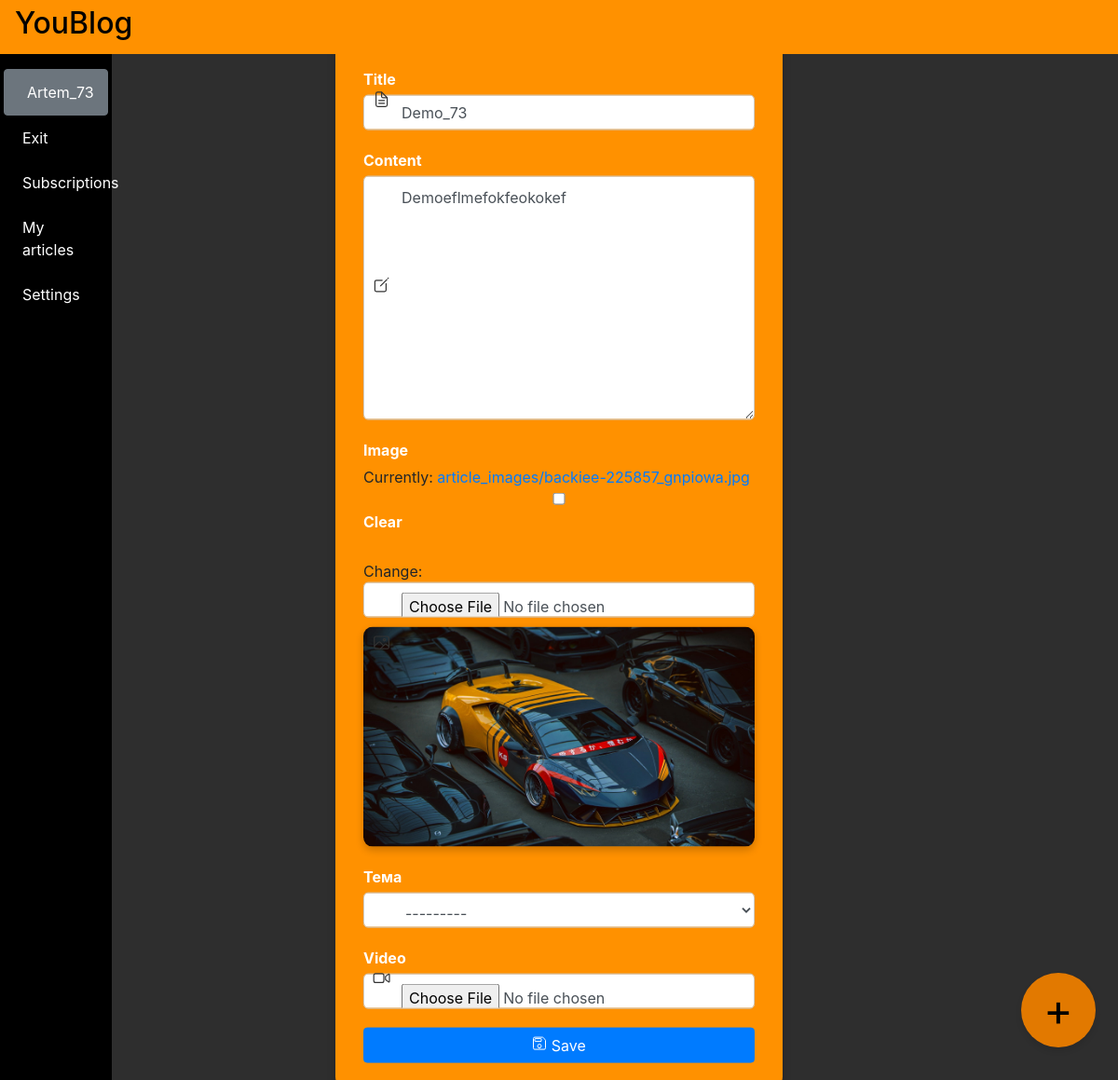
Screenshot of /edit/24/ (signed in) with the database file from the repository.
### articles/models.py (models this page shows, shortened)
class Article(models.Model):
    topic = models.ForeignKey(Topic, on_delete=models.SET_NULL, null=True, blank=True, related_name='articles')
    title = models.CharField(max_length=200)
    content = models.TextField()
    published_date = models.DateTimeField(auto_now_add=True)
    author = models.ForeignKey(User, on_delete=models.CASCADE, related_name='articles')
    image = models.ImageField(upload_to='article_images/', blank=True, null=True)
    media = models.FileField(upload_to='media/', blank=True, null=True)

### articles/views.py (the view)
# urls.py: path('edit/<int:pk>/', views.edit_article, name='edit_article'),  # Редагування статті
def edit_article(request, pk):
    article = get_object_or_404(Article, pk=pk)
    if request.user != article.author:
        return HttpResponseForbidden("You are not allowed to edit this article.")
    if request.method == "POST":
        form = ArticleForm(request.POST, request.FILES, instance=article)
        if form.is_valid():
            form.save()
            return redirect('articles:article_list')
    else:
        form = ArticleForm(instance=article)
    return render(request, 'articles/edit_article.html', {'form': form, 'article': article})

### articles/forms.py
class ArticleForm(forms.ModelForm):
    class Meta:
        model = Article
        fields = ['title', 'content', 'image', 'media', 'topic']
        widgets = {
            'title': forms.TextInput(attrs={'class': 'form-control'}),
            'content': forms.Textarea(attrs={'class': 'form-control'}),
            'image': forms.ClearableFileInput(attrs={'class': 'form-control'}),
            'media': forms.ClearableFileInput(attrs={'class': 'form-control'}),
            'topic': forms.Select(attrs={'class': 'form-control'}),
        }

### articles/models.py (called while the page is built)
    def __str__(self):
        return self.name

### articles/templates/articles/edit_article.html (shortened to what this page needs)
{% extends "home/home.html" %}
{% block content %}
<div class="edit-container">
    <h2>Edit Article</h2>
    <form method="post" enctype="multipart/form-data">
        <div class="form-group">
            <ion-icon name="document-text-outline"></ion-icon>
            <label for="id_title">Title</label>
            {{ form.title }}
        </div>
        <div class="form-group">
            <ion-icon name="create-outline"></ion-icon>
            <label for="id_content">Content</label>
            {{ form.content }}
        </div>
        <div class="form-group">
            <ion-icon name="image-outline"></ion-icon>
            <label for="id_image">Image</label>
            {{ form.image }}
            {% if form.instance.image %}
                <img id="imagePreview" class="image-preview" src="{{ form.instance.image.url }}" alt="Image Preview">
            {% else %}
                <img id="imagePreview" class="image-preview" src="#" alt="Image Preview" style="display: none;">
            {% endif %}
        </div>
        <div class="form-group">
            <label for="id_topic">Тема</label>
            {{ form.topic }}
        </div>
        <div class="form-group">
            <ion-icon name="videocam-outline"></ion-icon>
            <label for="id_media">Video</label>
            {{ form.media }}
        </div>
        <button type="submit" class="btn btn-primary btn-block">
            <ion-icon name="save-outline"></ion-icon> Save
        </button>
    </form>
</div>
{% endblock %}

### home/templates/home/home.html (shortened to what this page needs)
<!DOCTYPE html>
<html lang="en">
<head>
    <link rel="stylesheet" href="https://stackpath.bootstrapcdn.com/bootstrap/4.5.2/css/bootstrap.min.css">
</head>
<body>
    <nav class="navbar navbar-expand-lg custom-navbar">
        <a href="/" class="navbar-brand">
            <h2>YouBlog</h2>
        </a>
    </nav>
<div>
    <div class="container">
        <div class="sidebar">
            {% if request.session.username %}
                <a class="btn btn-secondary mx-1" href="{% url 'users:account' %}">{{ request.session.username }}</a>
                <a href="{% url 'users:logout' %}" type="submit">Exit</a>
            {% else %}
                <a href="{% url 'users:login' %}" >Sign in</a>
            {% endif %}
            <a href="#">Subscriptions</a>
            <a href="#">My articles</a>
            <a href="#">Settings</a>
        </div>
        <main class="main-content">
            {% block content %}
            {% endblock %}
        </main>
        {% if user.is_authenticated %}
        <a href="{% url 'articles:create_article' %}" class="floating-btn">+</a>
        {% endif %}
    </div>
</div>
</body>
</html>

### home/templates/home/home.html (style rules this page uses)
.main-content { margin-top: 1%; }
body { background-color: #2e2e2e; }
.custom-navbar { background-color: #ff9100 !important; width: 100%; height: 5%; position: fixed; margin-top: 0; z-index: 1000; }
.sidebar { width: 10%; background-color: #000000; position: fixed; top: 5%; bottom: 0; left: 0; padding-top: 1rem; }
.sidebar a { display: block; color: rgb(255, 255, 255); padding: 10% 20%; text-decoration: none; }
.main-content { margin-left: 10%; padding: 2rem }
.container { display: flex; }
.navbar-brand { text-decoration: none; color: black; font-weight: bold; }
.floating-btn { position: fixed; bottom: 3%; right: 2%; width: 80px; height: 80px; background-color: #e27900; color: rgb(0, 0, 0); border-radius: 50%; display: flex; justify-content: center; align-items: center; font-size: 48px; font-weight: auto; box-shadow: 0 4px 6px rgba(0, 0, 0, 0.1); text-decoration: none; }

### articles/templates/articles/edit_article.html (style rules this page uses)
.edit-container { position: absolute; top: 50%; left: 50%; transform: translate(-50%, -50%); width: 40%; background-color: #ff9100; padding: 30px; border-radius: 15px; box-shadow: 0 4px 10px rgba(0, 0, 0, 0.2); }
.edit-container h2 { text-align: center; margin-bottom: 20px; color: #fff; font-size: 1.8rem; font-weight: bold; }
.form-group { position: relative; margin-bottom: 20px; }
.form-group ion-icon { position: absolute; top: 50%; left: 10px; transform: translateY(-50%); font-size: 1.2rem; color: #333; }
.form-group input, .form-group textarea, .form-group select { width: 100%; padding: 10px 10px 10px 40px; border: 1px solid #ccc; border-radius: 5px; box-sizing: border-box; font-size: 1rem; }
.form-group label { display: block; margin-bottom: 5px; font-weight: bold; color: #fff; }
.image-preview { display: block; margin: 10px auto; max-width: 100%; max-height: 300px; border-radius: 10px; box-shadow: 0 4px 8px rgba(0, 0, 0, 0.2); cursor: pointer; }

### rows the page displays
Article: title "Demo_73", content "Demoeflmefokfeokokef", instance.image (picture), topic "---------"

### other values shown
{{ request.session.username }} "Artem_73"
